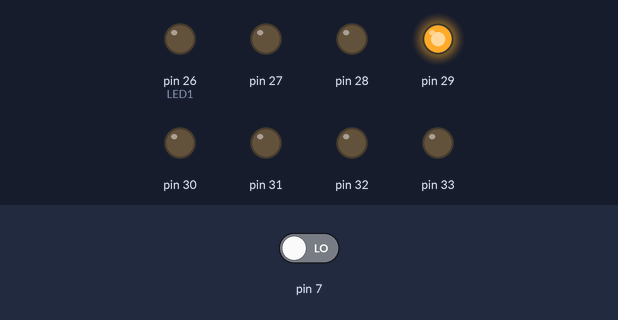
The sketch below on a simulated Arduino Mega 2560, built with avr-gcc and run on an emulated ATmega2560. On the bench: output pins drawn as LEDs (lit = HIGH). The test bench sets the inputs (shaded band); at power-on: pin 7 LOW.

Above: at 2.8 s.
2.9 s: pin 7 driven HIGH
At 3.8 s:
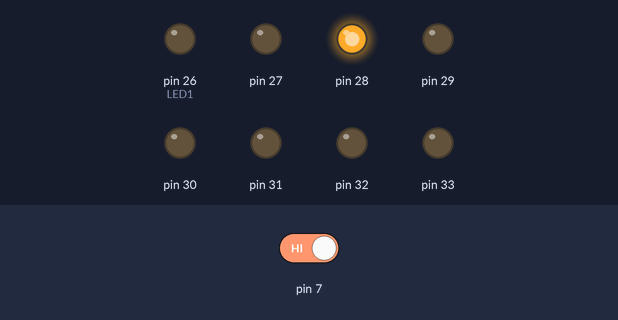
11.1 s: pin 7 driven LOW
At 13.8 s:
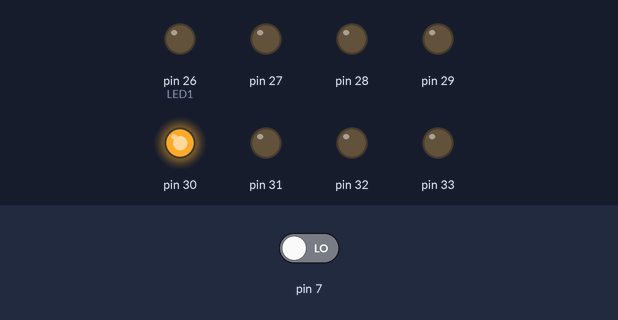
Timing chart, 0 to 21.2 s (numbered marks = the images above; inputs shaded):
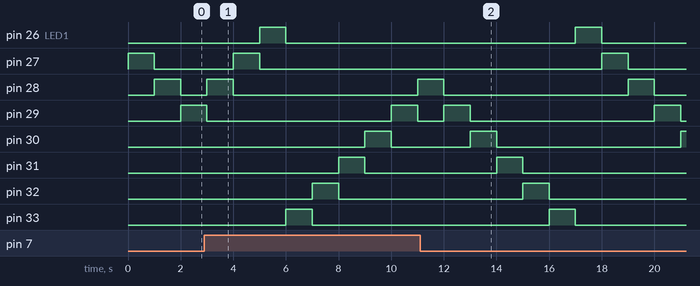

The sketch:

Zadatak12.ino
```cpp
/*
Napisati program koji pali lampice na pinovima od 26 do 33 u krug.
Ukoliko je upaljen taster SW2 na pinu 7, rotirati lampice od manjih
ka većim pinovima, a u suprotnom od većih ka manjim.
*/

#define LED1 26

void setup()
{
	for (int i = 0; i < 8; i++)
	{
		pinMode(LED1 + i, OUTPUT);
		digitalWrite(LED1 + i, LOW);
	}

	Serial.begin(9600);
}

void loop()
{
	// samo se jednom inicijalizuje na 0 ??
	static int br_lampice = 0;

	// prvo ugasi trenutno upaljenu lampicu
	digitalWrite(LED1 + br_lampice, LOW);

	// pali na desno
	if (digitalRead(7))
	{
		if (br_lampice == 0)
			br_lampice = 8 - 1;
		else
			--br_lampice;
	}
	// pali na levo
	else
	{
		br_lampice = ++br_lampice % 8;
	}

	// upali lampicu koja je dosla na red (br_lampice)
	digitalWrite(LED1 + br_lampice, HIGH);
	delay(1000);
}
```

Measured:
- by itself, pin 29: alternates HIGH for 1.0 s and LOW for 7.0 s
